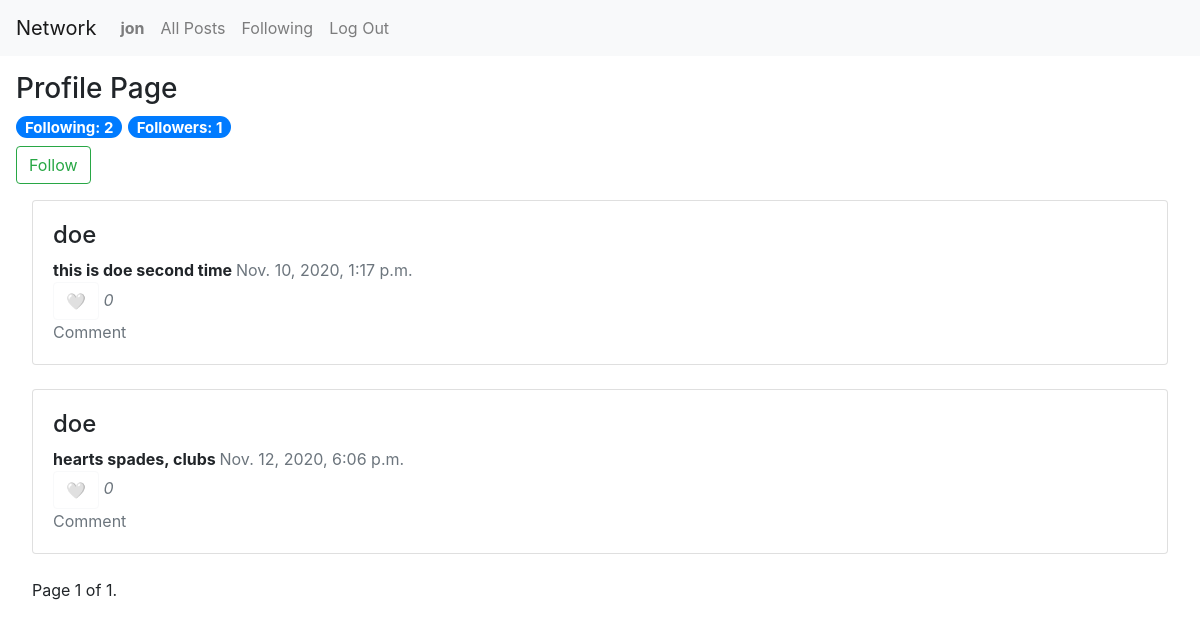
Screenshot of /profile/doe (signed in) with the database file from the repository.
### network/models.py (models this page shows)
class User(AbstractUser):
    pass

class NewPost(models.Model):
    creator = models.CharField(max_length=64)
    text = models.TextField(verbose_name="Description")
    image = models.URLField(blank=True, verbose_name="Image URL", null=True)
    like = models.IntegerField()
    timeStamp = models.DateTimeField(auto_now_add=True,null=True)
    liked = models.ManyToManyField(User, blank=True, related_name="liked_user")
    objects = models.Manager()

### network/views.py (the view)
# urls.py: path("profile/<str:name>", views.profile, name="profile"),
def profile(request, name):
    try:
        profile = User.objects.get(username=name)
        message = []
        if request.user.username:
            try:
                flw = Follow.objects.filter(profile=profile, following=request.user)
                f = 'yes'
                if not flw:
                    f = ''
            except:
                f = ''
        else:
            f = ''
        try:
            posts = NewPost.objects.filter(creator=profile)
            flw = Follow.objects.filter(profile=profile)
            followers = len(flw)
            flw = Follow.objects.filter(following=profile)
            following = len(flw)
            paginator = Paginator(posts, 10)
            page_number = request.GET.get('page')
            page_obj = paginator.get_page(page_number)
        except:
            "not found"
        return render(request, "network/profile.html", {
            "posts" : posts,
            "name" : name,
            "follow" : f,
            "following" : following,
            "followers" : followers,
            "page_obj" : page_obj
        })
    except:
        message.append(f"{name}, not found!")
        return render(request, "network/profile.html", {
            "messages" : message,
            "name" : name
        })

### network/templates/network/profile.html (shortened to what this page needs)
{% extends "network/layout.html" %}
{% block body %}
    <h3>Profile Page</h3>
    <h5><span class="badge badge-pill badge-primary">Following:  {{following}}</span>
    <span class="badge badge-pill badge-primary">Followers:  {{followers}}</span></span></h4>
    {% if user.is_authenticated %}
        {% if user.username != name %}
            {% if follow != "yes" %}
            <form  action="{% url 'follow' name %}" method="post">
                <button class="btn btn-outline-success" type="submit">Follow</button>
            </form>
            {% else %}
            <form  action="{% url 'unfollow' name %}" method="post">
                {% csrf_token %}
                <button class="btn btn-outline-danger" type="submit">UnFollow</button>
            </form>
            {% endif %}
        {% endif %}
    {% endif %}
    {% if posts %}
    <div class="card-column" style="padding: 1em;">
        {% for post in page_obj %}
            <div class="card">
                <div class="card-body">
                <ul class="list-group list-group-horizontal" style="list-style-type: none;">
                    <li>
                        <a href="{% url 'profile' post.creator %}" style="color:inherit" id="creator-{{post.id}}"><h4>{{ post.creator }}</h4></a>
                        <strong id="post-{{post.id}}">{{ post.text }}</strong>
                        <a class="text-muted">{{ post.timeStamp }}<br>
                        {% if user.is_authenticated %}
                            {% if not request.user in post.liked.all %}
                                <button class="btn btn-outline-light" id="like-{{post.id}}">🤍</button>
                            {% else %}
                                <button class="btn btn-outline-light" id="like-{{post.id}}">❤</button>
                            {% endif %}
                        {% else %}
                            Likes:
                        {% endif %}
                        <i id="numLike-{{post.id}}">{{ post.like }}</i><br>
                        Comment</a>
                    </li>
                </ul>
                </div>
            </div>
            <br>
        {% endfor %}
        <div class="pagination">
            <span class="step-links">
                <span class="current">
                    Page {{ page_obj.number }} of {{ page_obj.paginator.num_pages }}.
                </span>
            </span>
        </div>
    </div>
    {% endif %}
{% endblock %}

### network/templates/network/layout.html (shortened to what this page needs)
{% load static %}
<!DOCTYPE html>
<html lang="en">
    <head>
        <link rel="stylesheet" href="https://stackpath.bootstrapcdn.com/bootstrap/4.4.1/css/bootstrap.min.css">
        <link href="{% static 'network/styles.css' %}" rel="stylesheet">
    </head>
    <body>
        <nav class="navbar navbar-expand-lg navbar-light bg-light">
            <a class="navbar-brand" href="{% url 'index' %}">Network</a>
            <div>
              <ul class="navbar-nav mr-auto">
                {% if user.is_authenticated %}
                    <li class="nav-item">
                        <a class="nav-link" href="{% url 'profile' user.username %}"><strong>{{ user.username }}</strong></a>
                    </li>
                {% endif %}
                <li class="nav-item">
                  <a class="nav-link" href="{% url 'index' %}">All Posts</a>
                </li>
                {% if user.is_authenticated %}
                    <li class="nav-item">
                        <a class="nav-link" href="{% url 'following' %}">Following</a>
                    </li>
                    <li class="nav-item">
                        <a class="nav-link" href="{% url 'logout' %}">Log Out</a>
                    </li>
                {% endif %}
              </ul>
            </div>
          </nav>
        <div class="body">
            <div style="padding: 1em;">
            {% block body %}
            {% endblock %}
            </div>
        </div>
    </body>
</html>

### rows the page displays
User: username "jon"
NewPost: creator "doe", text "this is doe second time", timeStamp "Nov. 10, 2020, 1:17 p.m.", like "0"
NewPost: creator "doe", text "hearts spades, clubs", timeStamp "Nov. 12, 2020, 6:06 p.m.", like "0"

### other values shown
{{ following }} "2"
{{ followers }} "1"
{{ page_obj.number }} "1"
{{ page_obj.paginator.num_pages }} "1"
